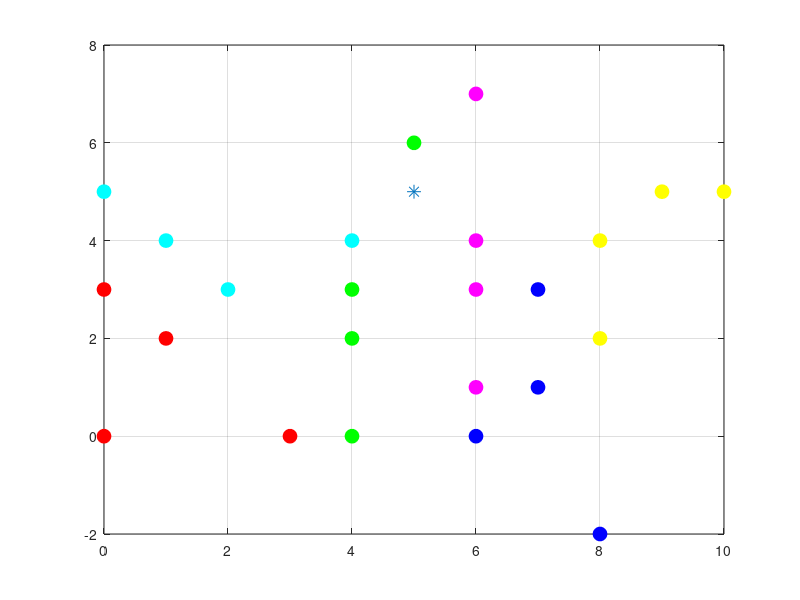

Write the MATLAB code that produced this figure.

%Programa que dadas las clases de peretencia, hace
%La toma de deciciosn de asignacion de un vector deconocido
%Introduce clases
c1=[0 1 0 3; 0 2 3 0];
c2=[4 4 4 5; 0 3 2 6];
c3=[6 7 7 8; 0 1 3 -2];
c4=[0 2 1 4; 5 3 4 4];
c5=[6 6 6 6; 1 4 3 7];
c6=[10 8 8 9; 5 2 4 5];
vx=input('Dame el valor de x')
vy=input('Dame el calor de y=')
vector=[vx;vy];

%Calculando los centroides
media1=mean(c1,2)
media2=mean(c2,2)
media3=mean(c3,2)


%Graficando
plot(c1(1,:),c1(2,:),'ro','MarkerFaceColor','r','MarkerSize',10)
grid on
hold on

plot(c2(1,:),c2(2,:),'go','MarkerFaceColor','g','MarkerSize',10)
plot(c3(1,:),c3(2,:),'bo','MarkerFaceColor','b','MarkerSize',10)
plot(c4(1,:),c4(2,:),'co','MarkerFaceColor','c','MarkerSize',10)
plot(c5(1,:),c5(2,:),'mo','MarkerFaceColor','m','MarkerSize',10)
plot(c6(1,:),c6(2,:),'yo','MarkerFaceColor','y','MarkerSize',10)


plot(vector(1,:),vector(2,:),'*','MarkerSize',10)

%Calcular las distancias
dist1=norm(vector-media1)
dist2=norm(vector-media2)
dist3=norm(vector-media3)

dist_total=[dist1 dist2 dist3]
minimo=min(dist_total)
dato=find(minimo==dist_total)

fprintf('El vector desconocido pertenece a las clase %d\n',dato)